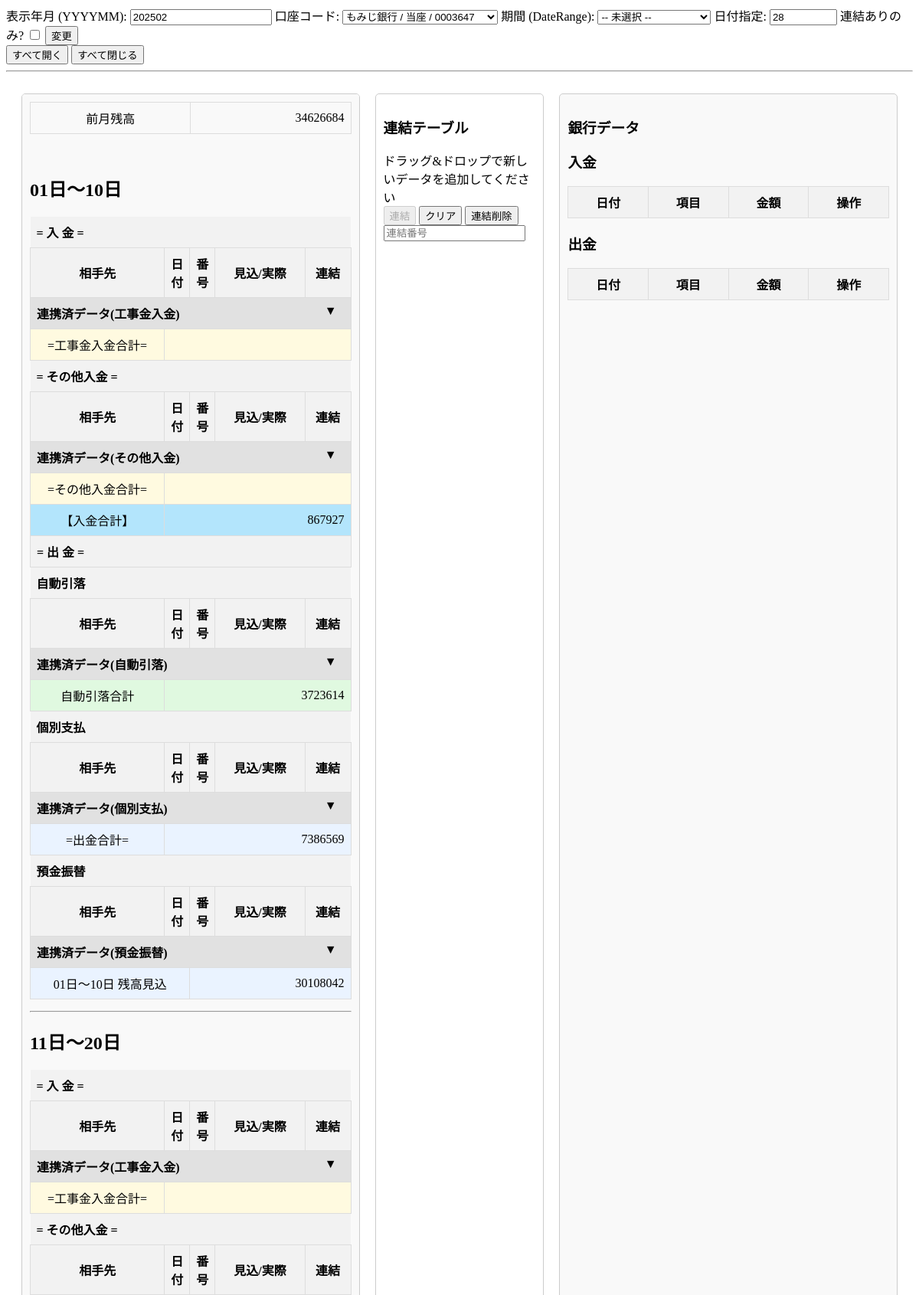
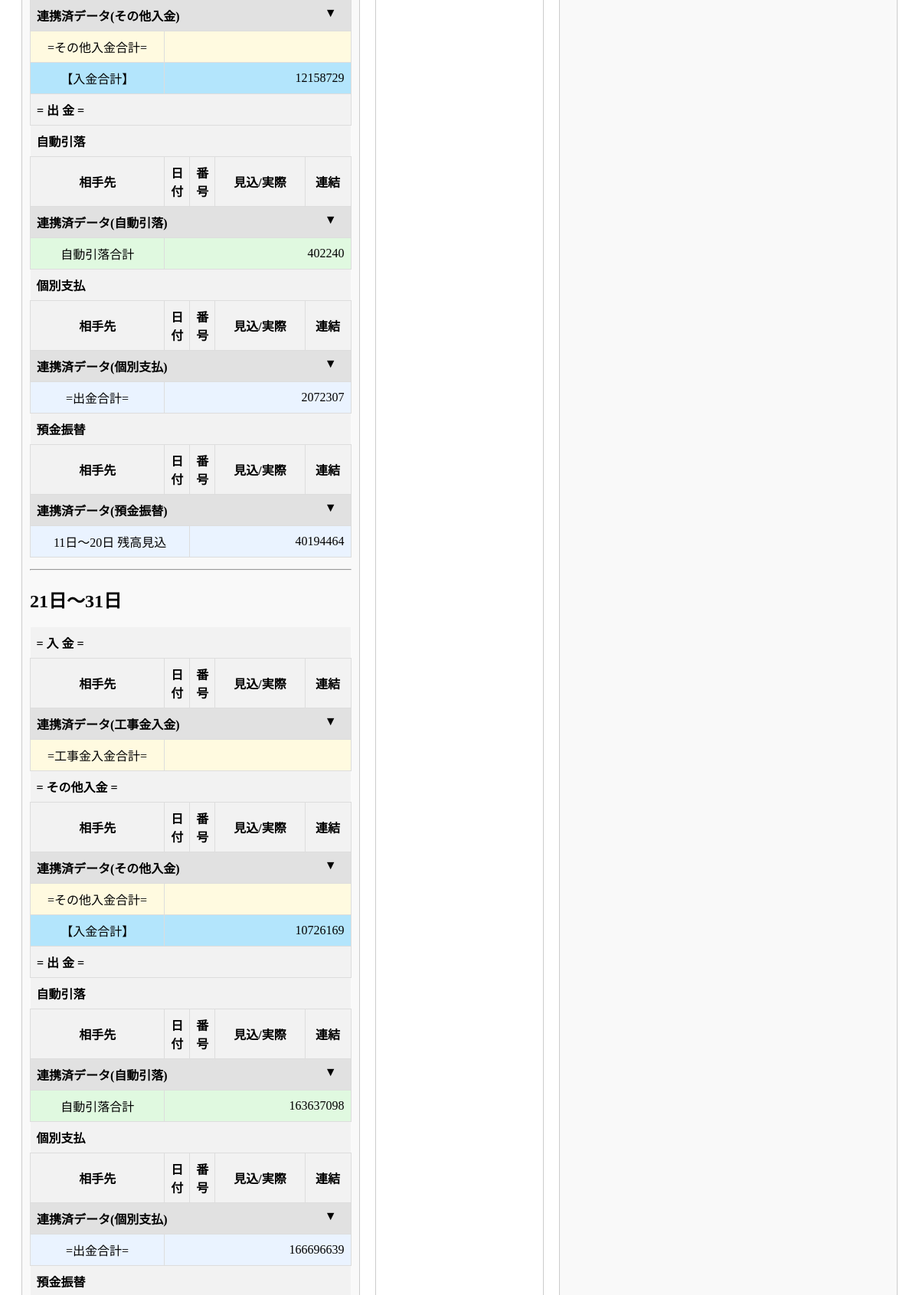
The page /connectbank/ (signed in, upper part) on the database its author committed (2 pictures, top to bottom).
### budget/models.py (models this page shows, shortened)
class UserSettings(models.Model):
    user = models.OneToOneField(User, on_delete=models.CASCADE)
    codename = models.CharField(max_length=8, default="")
    year_month = models.CharField(max_length=6, default="", verbose_name="選択中の年月")
    selected_account_code = models.ForeignKey(
        'AccountCode', on_delete=models.SET_NULL, null=True, blank=True, verbose_name="選択口座コード"
    )
    selected_daterange = models.ForeignKey(
        DateRange, on_delete=models.SET_NULL, null=True, blank=True, verbose_name="選択中の期間"
    )
    end_day = models.IntegerField(default=0, verbose_name="選択中の日付")
    connectflag = models.BooleanField(default=False, verbose_name="選択中の連携区分")     # True=実際金額

class DateRange(models.Model):
    name = models.CharField(max_length=50)
    start_day = models.PositiveSmallIntegerField(default=1, verbose_name="開始日")
    end_day = models.PositiveSmallIntegerField(default=1, verbose_name="終了日")

### budget/views/connectbank_views.py (the view, shortened to what this page needs)
# urls.py: path('connectbank/', connectbank, name='connectbank'),
@login_required
def connectbank(request):
    user = request.user
    user_settings, created = UserSettings.objects.get_or_create(
        user=user,
        defaults={
            'year_month': datetime.today().strftime('%Y%m'),
            'selected_account_code': None,
            'selected_daterange': None,
            'end_day': 0,
            'connectflag': False,
        }
    )
    selected_year_month = user_settings.year_month
    selected_account_code = user_settings.selected_account_code
    selected_daterange = user_settings.selected_daterange
    selected_end_day = user_settings.end_day
    selected_connectflag = user_settings.connectflag
    year = int(selected_year_month[:4])
    month = int(selected_year_month[4:])
    start_day = 1
    if selected_daterange:
        end_day = selected_daterange.end_day
        if end_day == 31:
            end_day = calendar.monthrange(year, month)[1]
    else:
        end_day = calendar.monthrange(year, month)[1]
    if selected_end_day > 0:
        end_day = selected_end_day
    start_date = date(year, month, start_day)
    end_date = date(year, month, end_day)
    one_month_ago = start_date - relativedelta(months=1)
    budgets_qs = Budget.objects.filter(year_month=selected_year_month)
    fundtrans_qs = budgets_qs.filter(itemtype="預金振替")
    amount_fundtrans = sum(i.amount for i in fundtrans_qs)
    if selected_account_code:
        budgets_qs = budgets_qs.filter(account_code=selected_account_code)
    if selected_end_day:
        budgets_qs = budgets_qs.filter(sort_no1__lte=selected_end_day)
    else:
        if selected_daterange:
            budgets_qs = budgets_qs.filter(daterange__id__lte=selected_daterange.id)
    if selected_connectflag:
        budgets_qs = budgets_qs.filter(connected_number__isnull=False)
    budgets_qs = budgets_qs.order_by('sort_no1', 'sort_no2', 'id')
    bank_data_qs = BankData.objects.filter(date__range=[one_month_ago, end_date])
    if selected_account_code:
        bank_data_qs = bank_data_qs.filter(account_code=selected_account_code)
    bank_data_qs = bank_data_qs.filter(
        Q(connected_number__isnull=True) | Q(connected_number='')
    )
    acc_balance = None
    if selected_account_code:
        acc_balance = AccountBalance.objects.filter(
            account_code=selected_account_code,
            year_month=selected_year_month
        ).first()
    if acc_balance:
        prev_balance = acc_balance.beginning_balance
    else:
        prev_balance = 0
    if selected_daterange:
        date_ranges = DateRange.objects.filter(id__lte=selected_daterange.id)
    else:
        date_ranges = DateRange.objects.all()
    budget_data = {}
    tmp_prev_balance = prev_balance
    for dr in date_ranges:
        items_insales = budgets_qs.filter(daterange=dr, itemtype="工事金入金")
        items_inregular = budgets_qs.filter(daterange=dr, itemtype="その他入金")
        items_auto = budgets_qs.filter(daterange=dr, itemtype="自動引落")
        items_individual = budgets_qs.filter(daterange=dr, itemtype="個別支払")
        items_fundtrans = budgets_qs.filter(daterange=dr, itemtype="預金振替")
        income_sales_total = sum(i.amount for i in items_insales)
        income_regular_total = sum(i.amount for i in items_inregular)
        total_income = income_sales_total + income_regular_total
        expense_auto_total = sum(i.amount for i in items_auto)
        expense_individual_total = sum(i.amount for i in items_individual)
        total_expense = expense_auto_total + expense_individual_total
        total_fundtrans = sum(i.amount for i in items_fundtrans)
        new_balance = tmp_prev_balance + total_income - total_expense + total_fundtrans
        budget_data[dr] = {
            "items": {
                "工事金入金": items_insales.order_by('sort_no1', 'sort_no2'),
                "その他入金": items_inregular.order_by('sort_no1', 'sort_no2'),
                "自動引落": items_auto.order_by('sort_no1', 'sort_no2'),
                "個別支払": items_individual.order_by('sort_no1', 'sort_no2'),
                "預金振替": items_fundtrans.order_by('sort_no1', 'sort_no2'),
            },
            "income_sales": income_sales_total,
            "income_regular": income_regular_total,
            "total_income": total_income,
            "expense_auto_total": expense_auto_total,
            "expense_individual_total": expense_individual_total,
            "total_expense": total_expense,
            "total_fundtrans": total_fundtrans,
            "prev_balance": tmp_prev_balance,
            "new_balance": new_balance,
        }
        tmp_prev_balance = new_balance
    date_ranges_all = DateRange.objects.all().order_by('start_day')
    context = {
        "initial_prev_balance": prev_balance,
        "budget_data": budget_data,
        "bank_data": bank_data_qs,
        "year_month": selected_year_month,
        "selected_account_code": selected_account_code,
        "account_codes": AccountCode.objects.all(),
        "user_settings": user_settings,
        "date_ranges_all": date_ranges_all,
        "amount_fundtrans": amount_fundtrans,
    }
    return render(request, 'connectbank.html', context)

### budget/templates/connectbank.html (shortened to what this page needs)
{% load static %}
<!DOCTYPE html>
<html lang="ja">
<head>
</head>
<body>
<form method="POST" action="{% url 'connectbank' %}">
    <label>表示年月 (YYYYMM): </label>
    <input type="text" name="year_month" value="{{ year_month }}">
    <label>口座コード:</label>
    <select name="account_code_id">
        {% for ac in account_codes %}
            <option value="{{ ac.id }}"
                {% if selected_account_code and ac.id == selected_account_code.id %}
                    selected
                {% endif %}
            >
                {{ ac.bank_code }} / {{ ac.deposit_type }} / {{ ac.account_number }}
            </option>
        {% endfor %}
    </select>
    <label>期間 (DateRange):</label>
    <select name="daterange_id">
        <option value="">-- 未選択 --</option>
    </select>
    <label>日付指定:</label>
    <input type="number" name="end_day" value="{{ user_settings.end_day }}" style="width:80px;">
    <label>連結ありのみ?</label>
    <input type="checkbox" name="connectflag" value="1"
        {% if user_settings.connectflag %} checked {% endif %}>
    <button type="submit">変更</button>
</form>
<button onclick="openAllAccordions()">すべて開く</button>
<button onclick="closeAllAccordions()">すべて閉じる</button>
<hr>
<div class="container">
    <div class="scrollable scrollable-left">
        <form method="post" action="{% url 'connectbank' %}">
            <table>
                <tr>
                    <td colspan="1">前月残高</td>
                    <td class="text-right">{{ initial_prev_balance }}</td>
                </tr>
            </table>
            <a> </a>
            {% for dr, data in budget_data.items %}
            <h2 id="date_range_{{ dr.id }}">{{ dr.name }}</h2>
            <table>
                <tr class="highlight no-border">
                    <th colspan="5" class="text-left">= 入 金 =</th>
                </tr>
                <colgroup>
                    <col class="name-col">
                    <col class="date-col">
                    <col class="number-col">
                    <col class="ammount-col">
                    <col class="connect-col">
                </colgroup>
                <tr class="blue2-highlight">
                    <th>相手先</th>
                    <th>日付</th>
                    <th>番号</th>
                    <th>見込/実際</th>
                    <th>連結</th>
                </tr>
                <tr class="accordion-header"  onclick="toggleAccordion('connected_insales_{{ dr.id }}')">
                    <td colspan="5" class="text-left" >
                        連携済データ(工事金入金)
                        <span class="accordion-icon">▼</span>
                    </td>
                </tr>
                <tr class="highlight">
                    <td>=工事金入金合計=</td>
                    <td colspan="4" class="text-right">{{ data.insales_total }}</td>
                </tr>
                <tr class="highlight no-border">
                    <th colspan="5" class="text-left">= その他入金 =</th>
                </tr>
                <colgroup>
                </colgroup>
                <tr class="blue2-highlight">
                    <th>相手先</th>
                    <th>日付</th>
                    <th>番号</th>
                    <th>見込/実際</th>
                    <th>連結</th>
                </tr>
                <tr class="accordion-header"  onclick="toggleAccordion('connected_inregular_{{ dr.id }}')">
                    <td colspan="5" class="text-left" >
                        連携済データ(その他入金)
                        <span class="accordion-icon">▼</span>
                    </td>
                </tr>
                <tr class="highlight">
                    <td>=その他入金合計=</td>
                    <td colspan="4" class="text-right">{{ data.inregular_total }}</td>
                </tr>
                <tr class="blue-highlight" style="background-color:#b3e5fc;">
                    <td>【入金合計】</td>
                    <td colspan="4" class="text-right">{{ data.total_income }}</td>
                </tr>
                <tr class="blue-highlight">
                    <th colspan="5" class="text-left">= 出 金 =</th>
                </tr>
                <tr class="no-border">
                    <th colspan="5" class="text-left">自動引落</th>
                </tr>
                <colgroup>
                </colgroup>
                <tr class="blue2-highlight">
                    <th>相手先</th>
                    <th>日付</th>
                    <th>番号</th>
                    <th>見込/実際</th>
                    <th>連結</th>
                </tr>
                <tr class="accordion-header" onclick="toggleAccordion('connected_auto_{{ dr.id }}')">
                    <td colspan="5" class="text-left">
                        連携済データ(自動引落)
                        <span class="accordion-icon">▼</span>
                    </td>
                </tr>
                <tr class="blue2-highlight">
                    <td>自動引落合計</td>
                    <td colspan="4" class="text-right">{{ data.expense_auto_total }}</td>
                </tr>
                <tr class="no-border">
                    <th colspan="5" class="text-left">個別支払</th>
                </tr>
                <colgroup>
                </colgroup>
                <tr class="blue2-highlight">
                    <th>相手先</th>
                    <th>日付</th>
                    <th>番号</th>
                    <th>見込/実際</th>
                    <th>連結</th>
                </tr>
                <tr class="accordion-header" onclick="toggleAccordion('connected_individual_{{ dr.id }}')">
                    <td colspan="5" class="text-left">
                        連携済データ(個別支払)
                        <span class="accordion-icon">▼</span>
                    </td>
                </tr>
                <tr class="blue-highlight">
                    <td>=出金合計=</td>
                    <td colspan="4" class="text-right">{{ data.total_expense }}</td>
                </tr>
                <tr class="no-border">
                    <th colspan="5" class="text-left">預金振替</th>
                </tr>
                <colgroup>
                </colgroup>
                <tr class="blue2-highlight">
                    <th>相手先</th>
                    <th>日付</th>
                    <th>番号</th>
                    <th>見込/実際</th>
                    <th>連結</th>
                </tr>
                <tr class="accordion-header" onclick="toggleAccordion('connected_fundtrans_{{ dr.id }}')">
                    <td colspan="5" class="text-left">
                        連携済データ(預金振替)
                        <span class="accordion-icon">▼</span>
                    </td>
                </tr>
                <tr class="blue-highlight">
                    <td colspan="2">{{ dr.name }} 残高見込</td>
                    <td colspan="3" class="text-right">{{ data.new_balance }}</td>
                </tr>
            </table>
            <hr>
            {% endfor %}
        </form>
    </div>
    <div class="mini-table-container">
        <h3>連結テーブル</h3>
        <div id="drop-area"
             class="droppable-area"
             ondragover="handleDragOver(event)"
             ondrop="handleDrop(event)">
            <tr>
                <td colspan="5" style="text-align:center; color:#ccc;">
                    ドラッグ&ドロップで新しいデータを追加してください
                </td>
            </tr>
        </div>
        <button id="connect-button" onclick="submitConnect()" disabled>連結</button>
        <button onclick="clearConnect()">クリア</button>
        <button onclick="deleteConnect()">連結削除</button>
        <div>
          <input type="text" id="connect-number-input" placeholder="連結番号" />
        </div>
    </div>
    <div  class="scrollable scrollable-right">
        <h3>銀行データ</h3>
        <h3>入金</h3>
        <table>
            <tr>
                <th>日付</th>
                <th>項目</th>
                <th>金額</th>
                <th>操作</th>
            </tr>
        </table>
        <h3>出金</h3>
        <table>
            <tr>
                <th>日付</th>
                <th>項目</th>
                <th>金額</th>
                <th>操作</th>
            </tr>
        </table>
    </div>
</div>
</body>
</html>

### budget/templates/connectbank.html (style rules this page uses)
.container { display: grid; grid-template-columns: 0.4fr 0.2fr 0.4fr; gap: 20px; width: 100%; min-height: 90vh; margin: 0 auto; padding: 20px; box-sizing: border-box; }
.scrollable { border: 1px solid #ccc; border-radius: 5px; box-sizing: border-box; background-color: #f9f9f9; padding: 10px; max-height: 80vh; overflow-y: auto; }
.mini-table-container { border: 1px solid #ccc; border-radius: 5px; box-sizing: border-box; background-color: #fff; padding: 10px; }
table { width: 100%; border-collapse: collapse; margin-bottom: 15px; }
th, td { border: 1px solid #ddd; padding: 8px; text-align: center; }
th { background-color: #f2f2f2; }
.highlight { background-color: #fffae0; }
.blue-highlight { background-color: #eaf3ff; }
.blue2-highlight { background-color: #e0f9e0; }
.text-right { text-align: right; }
.text-left { text-align: left; }
input[type="number"] { width: 80px; }
.no-border td, .no-border th { border: none; }
.accordion-header { cursor: pointer; background-color: #e1e1e1; font-weight: bold; text-align: left; }
.accordion-icon { float: right; margin-right: 10px; }
table col.date-col { width: 5%; }
table col.number-col { width: 5%; }
table col.ammount-col { width: 30%; }
table col.name-col { width: 45%; }
table col.connect-col { width: 15%; }

### rows shown on the page
UserSettings: year_month "202502", end_day "28"
DateRange: name "01日～10日", total_income "867927", expense_auto_total "3723614", total_expense "7386569", new_balance "30108042"
DateRange: name "11日～20日", total_income "12158729", expense_auto_total "402240", total_expense "2072307", new_balance "40194464"
DateRange: name "21日～31日", total_income "10726169", expense_auto_total "163637098", total_expense "166696639"

### other values the page prints
{{ initial_prev_balance }} "34626684"
form field account_code_id "もみじ銀行 / 当座 / 0003647"
